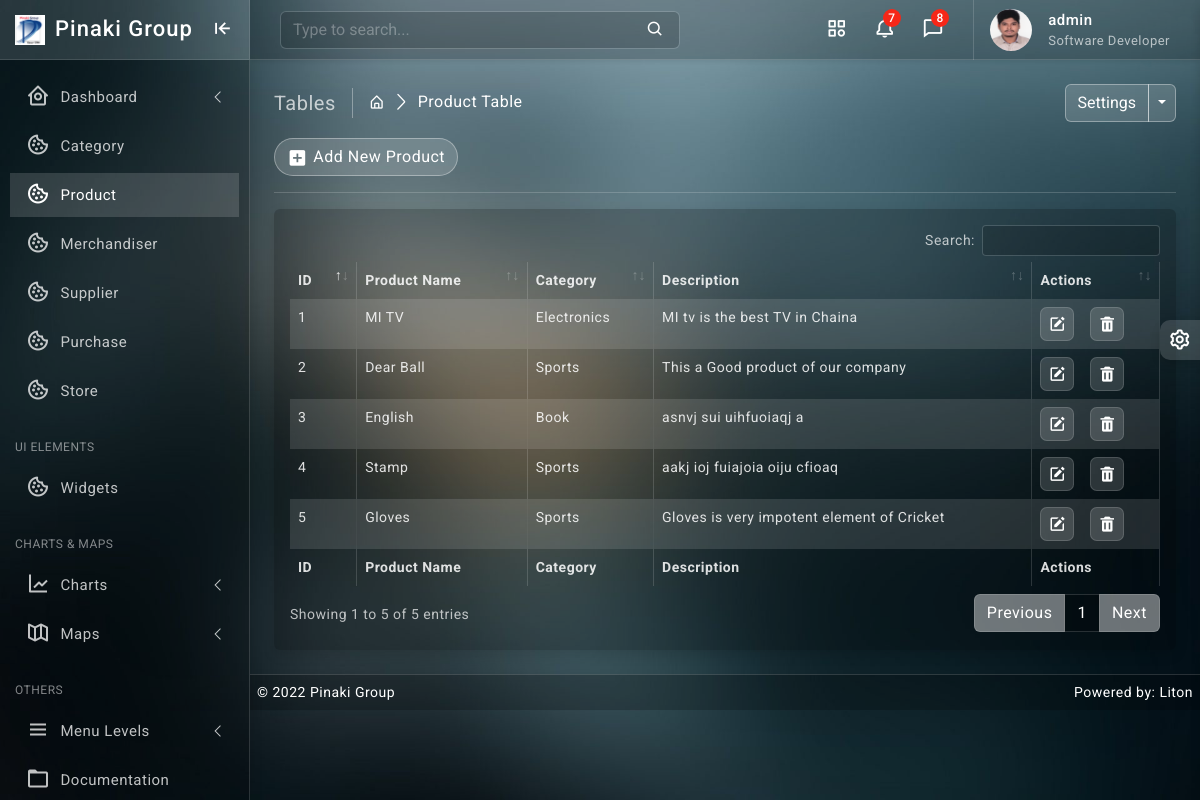
/product/ (signed in), run on the app's committed database.
### product/models.py (models this page shows, shortened)
class Product(models.Model):
    name = models.CharField(max_length=64, null=True, unique=True, blank=True)
    category = models.ForeignKey(Category, on_delete=models.CASCADE, blank=False)
    description = models.TextField()
    created_at = models.DateTimeField(default=timezone.now)
    updated_at = models.DateTimeField(auto_now=True)

### category/models.py (models this page shows)
class Category(models.Model):
    name = models.CharField(max_length=64, null=True, unique=True, blank=True)
    created_at = models.DateField(default= now)
    updated_at = models.DateTimeField(auto_now=True)
    def __str__(self):
        return self.name

### product/views.py (the view)
# urls.py: path('', views.product_read, name='product_read'),
@login_required
def product_read(request):
    product_data = Product.objects.all().order_by('-id')
    context = {
        'product_data': product_data
    }
    return render(request, 'product/read.html', context)

### templates/product/read.html (shortened to what this page needs)
{% extends 'base/base.html' %}
{% block body %}
{% load static %}
		<div class="page-wrapper">
			<div class="page-content">
				<div class="page-breadcrumb d-none d-sm-flex align-items-center mb-3">
					<div class="breadcrumb-title pe-3">Tables</div>
					<div class="ps-3">
						<nav aria-label="breadcrumb">
							<ol class="breadcrumb mb-0 p-0">
								<li class="breadcrumb-item"><a href="javascript:;"><i class="bx bx-home-alt"></i></a>
								</li>
								<li class="breadcrumb-item active" aria-current="page">Product Table</li>
							</ol>
						</nav>
					</div>
					<div class="ms-auto">
						<div class="btn-group">
							<button type="button" class="btn btn-light">Settings</button>
							<button type="button" class="btn btn-light dropdown-toggle dropdown-toggle-split" data-bs-toggle="dropdown">	<span class="visually-hidden">Toggle Dropdown</span>
							</button>
						</div>
					</div>
				</div>
                <div class="ms-auto"><a href="/product/create/" class="btn btn-light radius-30 mt-2 mt-lg-0"><i class="bx bxs-plus-square"></i>Add New Product</a></div>
				<hr/>
				<div class="card">
					<div class="card-body">
						<div class="table-responsive">
							<table id="example2" class="table table-striped table-bordered">
								<thead>
									<tr>
                                        <th>ID</th>
                                        <th>Product Name</th>
                                        <th>Category</th>
                                        <th>Description</th>
                                        <th>Actions</th>
									</tr>
								</thead>
								<tbody>
									{% for data in product_data %}
									<tr>
                                        <td>{{ data.id }}</td>
                                        <td>{{ data.name }}</td>
                                        <td>{{ data.category }}</td>
                                        <td>{{ data.description }}</td>
									   <td class="center">
										<div class="d-flex order-actions">
											<a class="" href="{% url 'product_update' data.id %}">
												<i class='bx bxs-edit'></i>
											</a>
											<a class="ms-3" href="{% url 'product_delete' data.id %}" onclick="return confirm('Are you sure?');">
												<i class='bx bxs-trash'></i>
											</a>
										</div>
									   </td>
									</tr>
								 {% endfor %}
								</tbody>
								<tfoot>
									<tr>
                                        <th>ID</th>
                                        <th>Product Name</th>
                                        <th>Category</th>
                                        <th>Description</th>
                                        <th>Actions</th>
									</tr>
								</tfoot>
							</table>
						</div>
					</div>
				</div>
			</div>
		</div>
{% endblock body %}

### templates/base/navbar.html (shortened to what this page needs)
{% load static %}
		<header>
			<div class="topbar d-flex align-items-center">
				<nav class="navbar navbar-expand">
					<div class="search-bar flex-grow-1">
						<div class="position-relative search-bar-box">
							<input type="text" class="form-control search-control" placeholder="Type to search..."> <span class="position-absolute top-50 search-show translate-middle-y"><i class='bx bx-search'></i></span>
						</div>
					</div>
					<div class="top-menu ms-auto">
						<ul class="navbar-nav align-items-center">
							<li class="nav-item dropdown dropdown-large">
								<a class="nav-link dropdown-toggle dropdown-toggle-nocaret" href="#" role="button" data-bs-toggle="dropdown" aria-expanded="false">	<i class='bx bx-category'></i>
								</a>
							</li>
							<li class="nav-item dropdown dropdown-large">
								<a class="nav-link dropdown-toggle dropdown-toggle-nocaret position-relative" href="#" role="button" data-bs-toggle="dropdown" aria-expanded="false"> <span class="alert-count">7</span>
									<i class='bx bx-bell'></i>
								</a>
							</li>
							<li class="nav-item dropdown dropdown-large">
								<a class="nav-link dropdown-toggle dropdown-toggle-nocaret position-relative" href="#" role="button" data-bs-toggle="dropdown" aria-expanded="false"> <span class="alert-count">8</span>
									<i class='bx bx-comment'></i>
								</a>
							</li>
						</ul>
					</div>
					<div class="user-box dropdown">
						<a class="d-flex align-items-center nav-link dropdown-toggle dropdown-toggle-nocaret" href="#" role="button" data-bs-toggle="dropdown" aria-expanded="false">
							<img src="{% static 'images/avatars/avatar-2.png' %}" class="user-img" alt="user avatar">
							<div class="user-info ps-3">
								<p class="user-name mb-0">{{request.user}}</p>
								<p class="designattion mb-0">Software Developer</p>
							</div>
						</a>
					</div>
				</nav>
			</div>
		</header>

### static/css/app.css (style rules this page uses)
body { font-size: 14px; letter-spacing: .5px; font-family: Roboto, sans-serif; overflow-x: hidden }
a { text-decoration: none }
.topbar { position: fixed; top: 0; left: 250px; right: 0; height: 60px; background: rgb(0 0 0 / 20%); border-bottom: 1px solid rgb(255 255 255 / 15%); z-index: 10; box-shadow: 0 .125rem .25rem rgba(0, 0, 0, .075)!important }
.topbar .navbar { width: 100%; height: 60px; padding-left: 30px; padding-right: 30px }
.page-wrapper { height: 100%; margin-top: 60px; margin-bottom: 0px; margin-left: 250px }
.page-content { padding: 1.5rem 1.5rem 0 1.5rem }
.breadcrumb-title { font-size: 20px; border-right: 1.5px solid rgb(255 255 255 / 34%); }
.page-breadcrumb .breadcrumb li.breadcrumb-item { font-size: 16px }
.page-breadcrumb .breadcrumb-item+.breadcrumb-item::before { display: inline-block; padding-right: .5rem; color: #ffffff; font-family: LineIcons; content: "\ea5c" }
.order-actions a { font-size: 18px; width: 34px; height: 34px; display: flex; align-items: center; justify-content: center; background: rgb(255 255 255 / 15%); border: 1px solid rgb(255 255 255 / 15%); text-align: center; border-radius: 20%; color: #ffffff }
.radius-30 { border-radius: 30px }
.btn i { vertical-align: middle; font-size: 1.3rem; margin-top: -1em; margin-bottom: -1em; margin-right: 5px }
input::placeholder { color: #fff!important; opacity: .3!important }
.search-bar-box { width: 75% }
.search-control { background-color: rgb(0 0 0 / 15%); border: 1px solid rgb(255 255 255 / 15%); padding-right: 2.5rem }
.search-show { font-size: 18px; right: 15px; color: #ffffff; }
.topbar .navbar .navbar-nav .nav-link { padding-right: .8rem; padding-left: .8rem; color: #ffffff; font-size: 22px }
.dropdown-toggle-nocaret:after { display: none }
.alert-count { position: absolute; top: 5px; left: 22px; width: 18px; height: 18px; display: flex; align-items: center; justify-content: center; border-radius: 50%; font-size: 12px; font-weight: 500; color: #fff; background: #f62718 }
.user-img { width: 42px; height: 42px; border-radius: 50%; border: 0 solid #e5e5e5; padding: 0; margin-left:1rem }
.user-info .user-name { font-size: 15px; font-weight: 500; color: #fff }
.user-info .designattion { font-size: 13px; color: rgb(255 255 255 / 64%); }
.user-box { display: flex; align-items: center; height: 60px; border-left: 1px solid rgb(255 255 255 / 15%); margin-left: 1rem }
.dropdown-large { position: relative }
.bg-theme { background-size: 100% 100%; background-attachment: fixed; background-position: center; background-repeat: no-repeat; transition: background .2s; }
body.bg-theme2 { background-image: url(../images/bg-themes/2.png); }

### data on the page
Product: id "5", name "Gloves", category "Sports", description "Gloves is very impotent element of Cricket"
Product: id "4", name "Stamp", category "Sports", description "aakj ioj fuiajoia oiju cfioaq"
Product: id "3", name "English", category "Book", description "asnvj sui uihfuoiaqj a"
Product: id "2", name "Dear Ball", category "Sports", description "This a Good product of our company"
Product: id "1", name "MI TV", category "Electronics", description "MI tv is the best TV in Chaina"

### other printed values
{{ request.user }} "admin"
